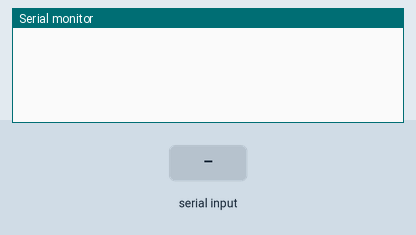
Recording of a sketch running on a simulated Arduino Uno, built with avr-gcc and run on an emulated ATmega328P. Shown: the last lines printed to the serial monitor. The inputs (shaded band) are chosen by the test bench.

Above: at 1.2 s.
1.3 s: "1" received over the second serial link
At 3.5 s:
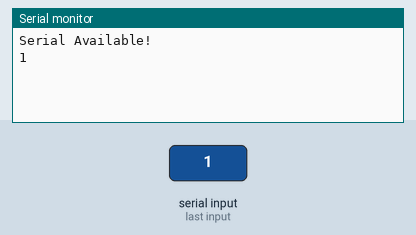
3.8 s: "0" received over the second serial link
At 4.6 s:
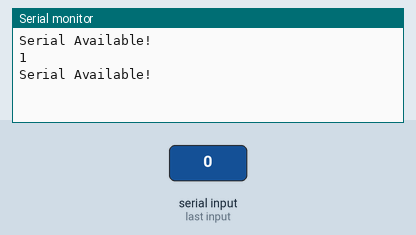
5.3 s: "2" received over the second serial link
At 7.7 s:
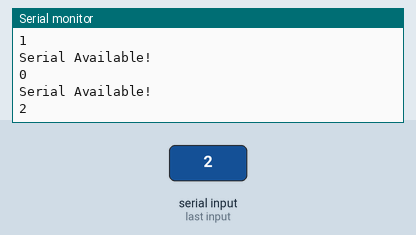

The sketch:

barcodeScanner2.ino
```cpp
#include <SoftwareSerial.h>
SoftwareSerial barcodeScanner(3, 4); // RX, TX

void setup()
{
  Serial.begin(9600);
  // barcodeScanner.begin(9600); // set the data rate for the SoftwareSerial port
}

unsigned long previousMillis = millis();
unsigned long interval = 4000;
void loop()
{
  unsigned long currentMillis = millis();
  barcodeScanner.begin(9600);
  while(currentMillis - previousMillis < interval){
  if (barcodeScanner.available()) // Check if there is Incoming Data in the Serial Buffer.
  { Serial.println("Serial Available!");
    while (barcodeScanner.available()) // Keep reading Byte by Byte from the Buffer till the Buffer is empty
    {
      Serial.print(barcodeScanner.readString()); // Print the Byte
      delay(5); // A small delay
    }
    Serial.println();
  }
  }
  barcodeScanner.end();
}
```

Measured:
- after the input at 1.3 s, the serial monitor: prints a new line at once (image 1)
- after the input at 5.3 s, the serial monitor: prints a new line after 1.0 s (image 3)
